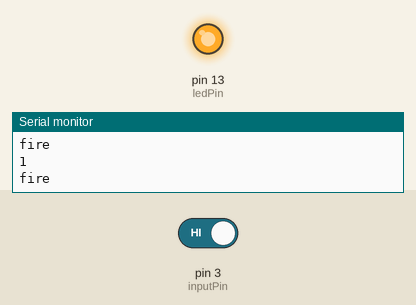
This sketch was run on a simulated Arduino Uno, built with avr-gcc and run on an emulated ATmega328P. On the bench: output pins drawn as LEDs (lit = HIGH), the last lines printed to the serial monitor. Inputs (shaded band) come from the test bench; at power-on: pin 3 (inputPin) HIGH.

Above: at 2.8 s.
2.9 s: pin 3 (inputPin) driven LOW
At 3.8 s:
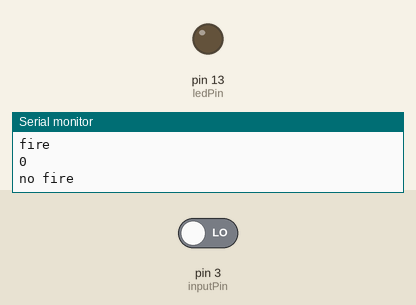
4.5 s: pin 3 (inputPin) driven HIGH
At 5.4 s:
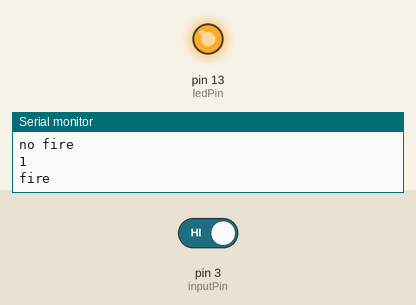
Timing chart, 0 to 7.5 s (numbered marks = the images above; inputs shaded):
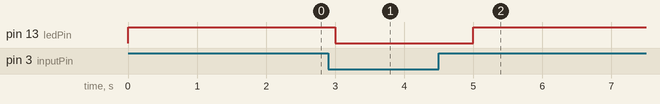

Measured:
- after the input at 2.9 s, pin 13 (ledPin): HIGH → LOW after 0.10 s
- after the input at 4.5 s, pin 13 (ledPin): LOW → HIGH after 0.50 s

The sketch:

FlameDetection.ino
```cpp
 // 13번 핀을 LED로 지정합니다.
int ledPin = 13;
// 디지털 2번핀을 불꽃감지센서로 지정합니다.
int inputPin = 3;
// 불꽃 감지 센서의 상태를 저장합니다.(처음 상태를 LOW로 설정)
int pirState = LOW;
// 센서 값을 읽기 위해 변수를 선언합니다.
int val = 0;


void setup() {
  // put your setup code here, to run once:
  // LED 를 출력으로 설정합니다.
  pinMode(ledPin, OUTPUT);
  // 센서를 입력으로 설정합니다.
  pinMode(inputPin, INPUT);
  Serial.begin(9600);
}

void loop() {
  // 센서값을 읽어들입니다.
  val = digitalRead(inputPin);

  Serial.println(val);

//불꽃감지시 High
  if(val == LOW )
  {
    digitalWrite(ledPin, LOW);
    Serial.println("no fire");
  } else if( val == HIGH) {
    digitalWrite(ledPin, HIGH);
    Serial.println("fire");
  }
  delay(1000);
}
```
